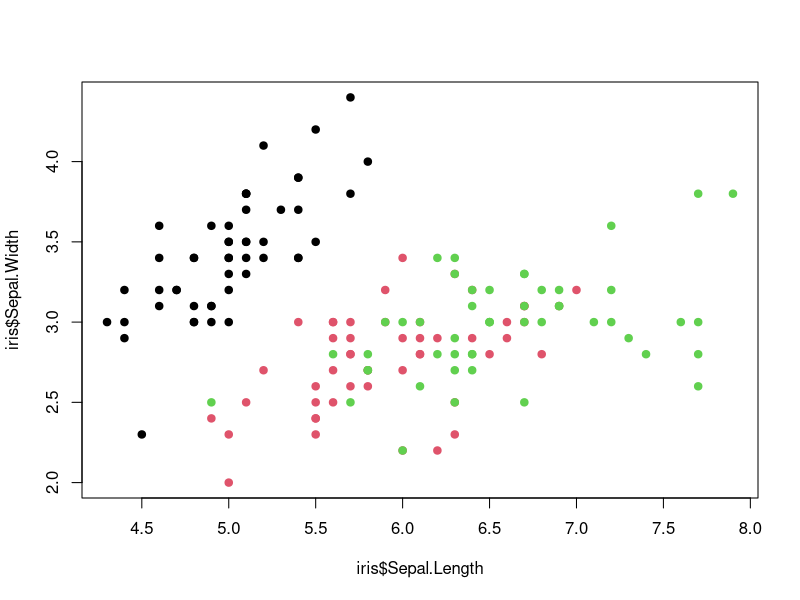

The R script that drew this image:
## ---- chunk 1
#http://www.andreacirillo.com/2019/01/27/a-quick-ride-on-pagedown-create-pdf-from-rmarkdown/
#pagedown::chrome_print("pagedown_thesis.html")
#xaringan::inf_mr("pagedown_thesis.rmd")
knitr::opts_chunk$set(echo = FALSE,
                      fig.align = 'center')
## ---- chunk 2
plot(iris$Sepal.Length,
     iris$Sepal.Width,
     col = iris$Species,
     pch = 19)
## ---- chunk 3
knitr::kable(
  iris[1:4, 1:5],
  align = 'c',
  caption = 'A caption for the table.',
  col.names = c("Sepal L", "Sepal W", "Petal L", "Petal W", "Species")
)
## ---- chunk 4
knitr::write_bib(c('knitr', 'rmarkdown', 'xaringan'), 'packages.bib')
## ---- chunk 5
knitr::kable(iris[1:10,1:5], align = 'c')
